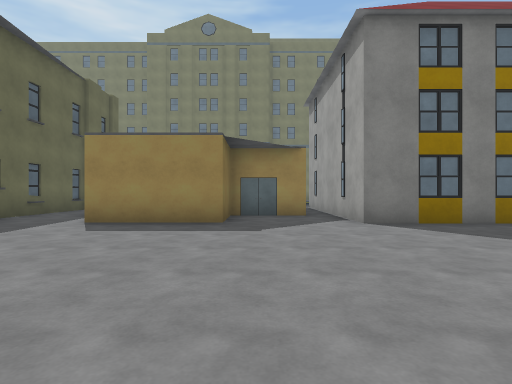
[1] (above)

24 first-person views from a walk through a Unity game level. The camera is 1.2 m above the floor, looks level and sees 80° across. The floor is counted in squares, 2 m on a side. Each view is taken from the middle of a square. On the plan, view 1 faces up. The plan holds only what a view shows up to about 9 squares ahead; the rest is blank. The place goes on beyond the plan. The player is left out. Some surface patterns are stand-ins.

[2]
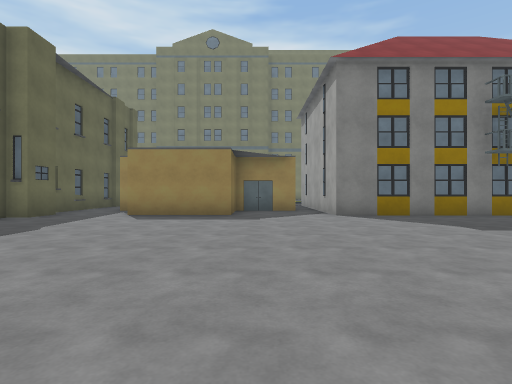

[3]
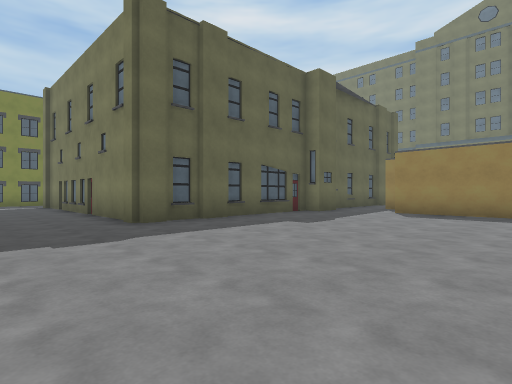

[4]
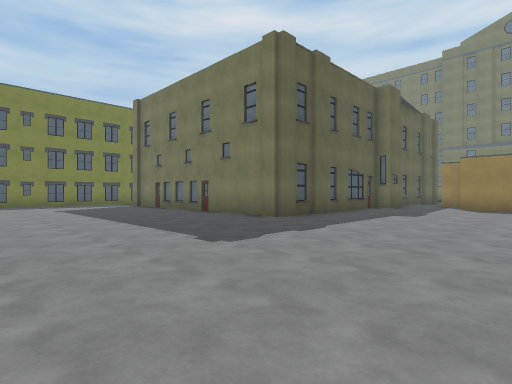

[5]
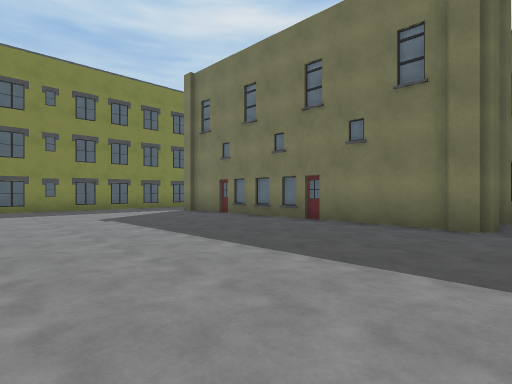

[6]
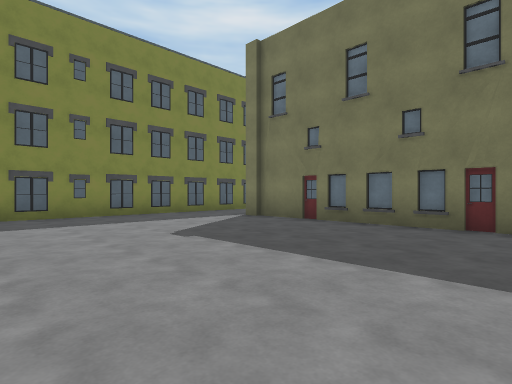

[7]
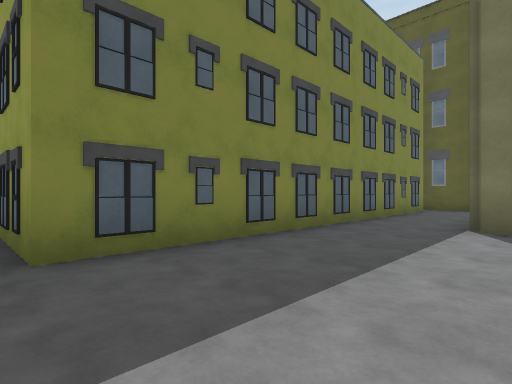

[8]
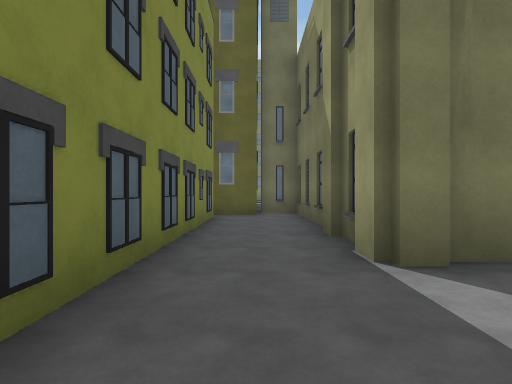

[9]
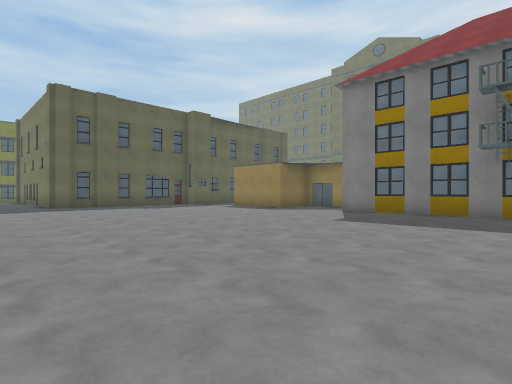

[10]
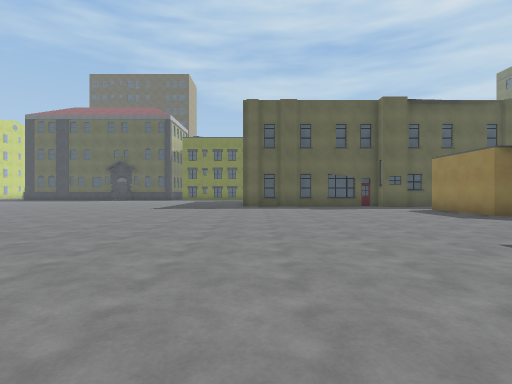

[11]
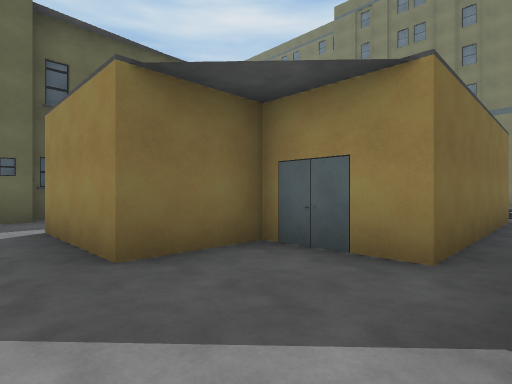

[12]
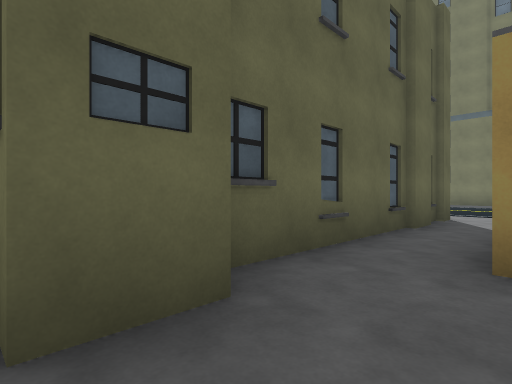

[13]
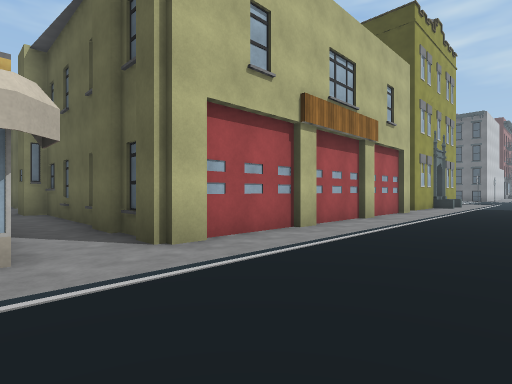

[14]
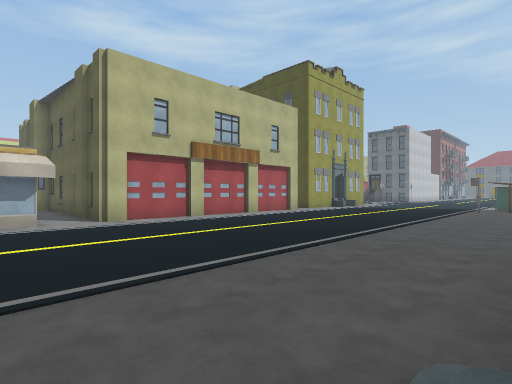

[15]
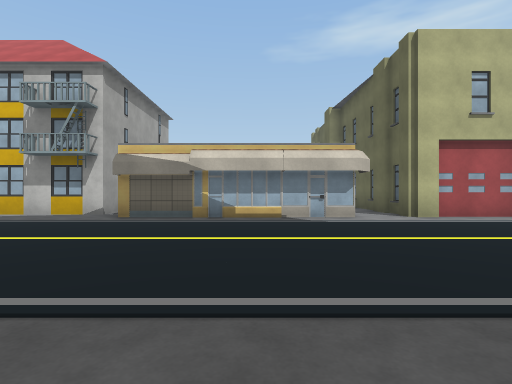

[16]
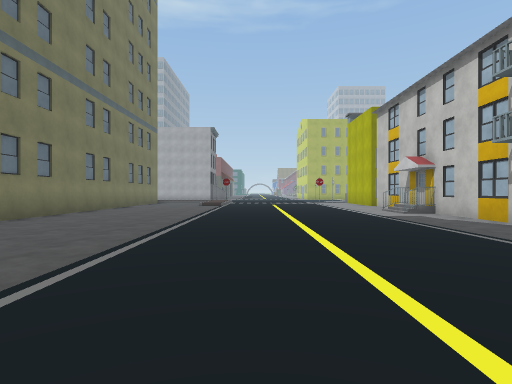

[17]
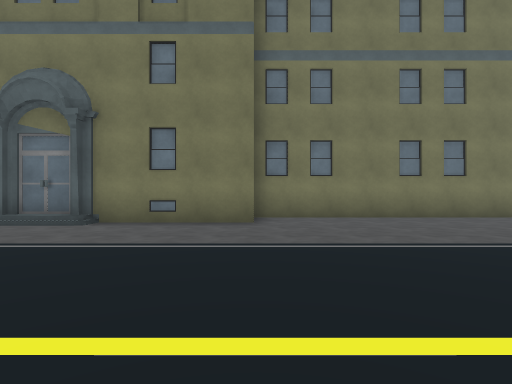

[18]
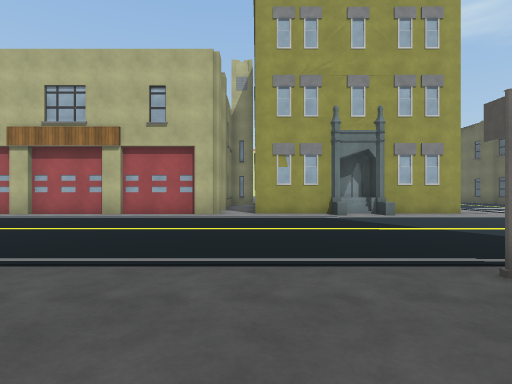

[19]
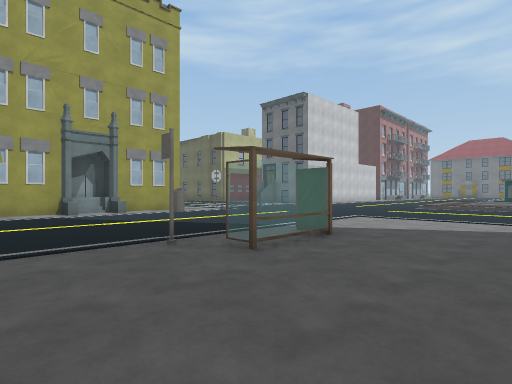

[20]
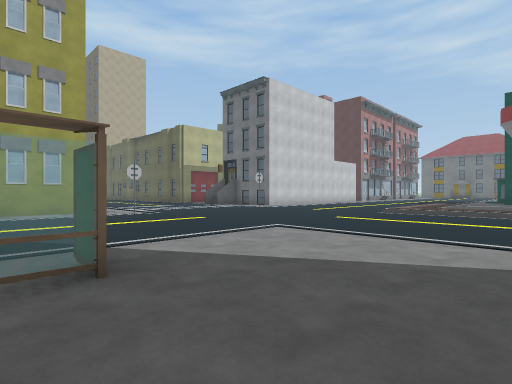

[21]
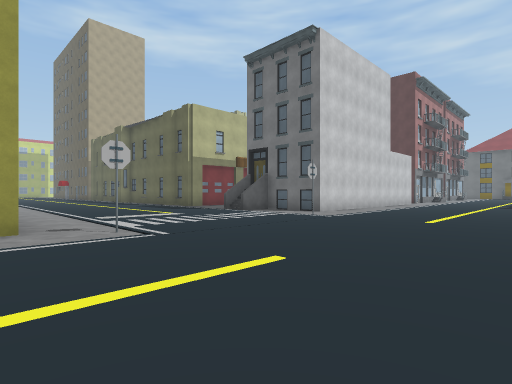

[22]
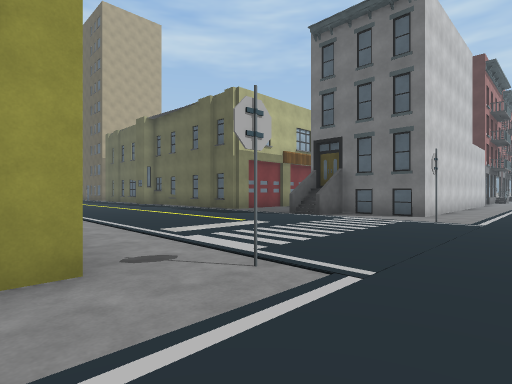

[23]
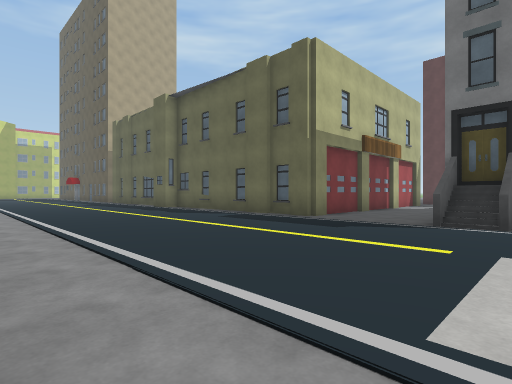

[24]
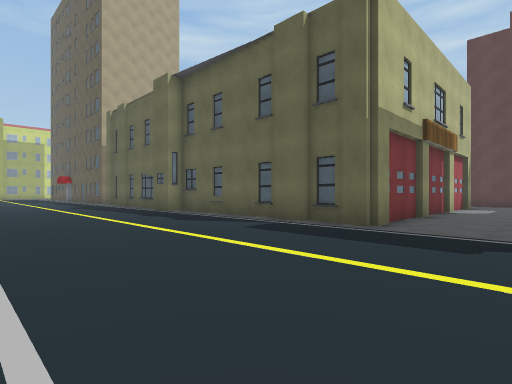

### Floor plan
Key: @ floor where view 1 was taken; # wall or solid block; . main floor; : floor 0.25 m higher than the main floor; B building; O other object.
Columns run from 33 left of view 1 to 7 right of it. Each row starts with its distance up from view 1.
 23                                   #######
 22           .........          ###  #......
 21       :............          #:####......
 20       :.......OO.........................
 19       :.......O.#........................
 18       ...................................
 17    ......................................
 16    ......................................
 15     .....................................
 14   .......................................
 13   ....O....O...BB........................
 12      ........###############.######.####B
 11      ........              #.     ###
 10      BB......              #.     ##
  9     ..B......              #.     ##
  8 .............              #.#  ####
  7 .............              #..  #..#
  6  #####.......              #..###..######
  5      #......     ###       #............
  4      #......     #.#       #............
  3      #......     #.#       #............
  2      #......     #.#       #.............
  1       ......     #.#       #.............
  0        .....     #.#########.....@.......
 -1         ...      #.......................
 -2          ..      #.......................
 -3                  #.......................
 -4                  #...................
 -5                  #.................
 -6                  #................

Positions as (right, up) in squares from view 1, and headings:
1: (0, 0), facing up
2: (0, -2), facing up
3: (0, -3), facing up-left
4: (-1, -6), facing up-left
5: (-5, -6), facing up-left
6: (-8, -6), facing up-left
7: (-13, -6), facing up-left
8: (-15, -3), facing up
9: (7, -3), facing up-left
10: (7, 0), facing left
11: (2, 5), facing up-left
12: (-4, 5), facing up-left
13: (-4, 16), facing down-left
14: (-3, 21), facing down-left
15: (-2, 20), facing down
16: (-2, 17), facing right
17: (1, 15), facing up
18: (-15, 21), facing down
19: (-15, 22), facing down-left
20: (-18, 22), facing down-left
21: (-20, 18), facing down-left
22: (-20, 15), facing down-left
23: (-21, 11), facing down-left
24: (-22, 9), facing down-left
